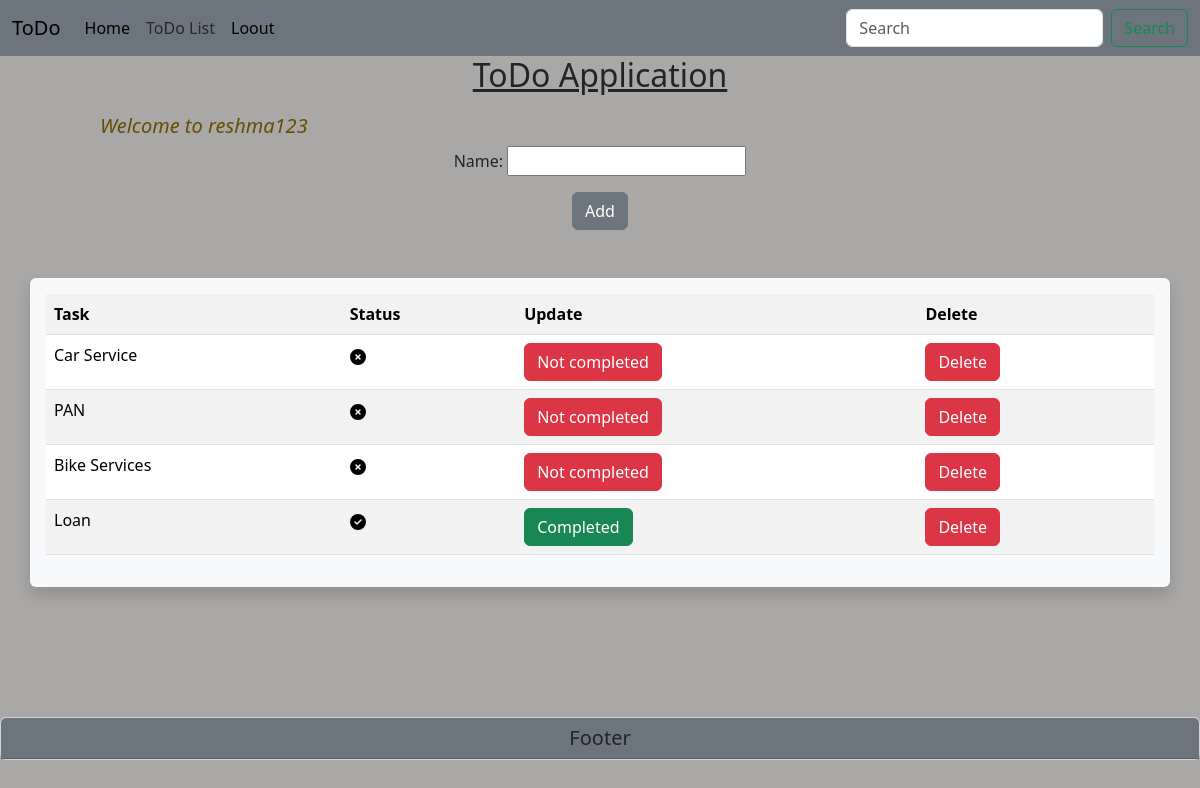
/index/ (signed in), run on the app's committed database.
### ToDo_App/models.py (models this page shows, shortened)
class Task_model(models.Model):
    name=models.CharField(max_length=20)
    user=models.ForeignKey(User,on_delete=models.CASCADE)
    complete=models.BooleanField(default=False)
    date=models.DateField(auto_now_add=True)

### ToDo_App/views.py (the view, shortened to what this page needs)
# urls.py: path('index/',TaskView.as_view(),name='index'),
@method_decorator(signinrequired,name="dispatch")
class TaskView(View):
    def get(self,request,*args,**kwargs):
        form=Task_form()
        data=Task_model.objects.filter(user=request.user).order_by('complete')
        return render(request,"index.html",{"form":form,"data":data})

### ToDo_App/forms.py
class Task_form(forms.ModelForm):
    class Meta:
        model = Task_model
        fields = ['name']

### ToDo_App/views.py (called while the page is built)
def signinrequired(fn):
    def wrapper(request,*args,**kwargs):
        if not request.user.is_authenticated:
            messages.error(request,"please login")
            return redirect('login')
        else:
            return fn(request,*args,**kwargs)
    return wrapper

### ToDo_App/templates/index.html (shortened to what this page needs)
{% extends 'base.html' %}
{%block body%}
    <h2><center><u>ToDo Application</u></center></h2>
    <h5 style="margin-left: 100px;margin-top:20px;" class="text text-warning-emphasis fst-italic" >Welcome to {{request.user}}</h5>
    <center><form action="" method="post" name="rs">
        {{form.as_p}}
        <button class="btn btn-secondary" >Add</button><br><br><br>
        </form></center>
        <div class="container shadow p-3 mb-5 bg-body-tertiary rounded">
        <table class="table table-striped">
            <th>Task</th>
            <th>Status</th>
            <th>Update</th>
            <th>Delete</th>
        {% for i in data %}
        <tr>
        <td>{{i.name}}</td>
        {% if i.complete == False %}
        <td></td>
        {% elif i.complete == True %}
        <td></td>
        {% endif %}
        {% if i.complete == False %}
        <td><a class="btn btn-danger" href="{% url 'edit' i.id %}">Not completed</a></td>
        {% elif i.complete == True %}
        <td><a class="btn btn-success" href="{% url 'edit' i.id %}">Completed</a></td>
        {% endif %}
        <td><a class="btn btn-danger" href="{% url 'dlt' i.id %}">Delete</a></td>
       </tr>
        {% endfor %}
        </table>
    </div>
{%endblock%}

### ToDo_App/templates/base.html (style rules this page uses)
body { background-color:rgb(169, 168, 167); }

### data on the page
Task_model: name "Car Service", complete "Not completed"
Task_model: name "PAN", complete "Not completed"
Task_model: name "Bike Services", complete "Not completed"
Task_model: name "Loan", complete True (drawn)

### other printed values
{{ request.user }} "reshma123"
